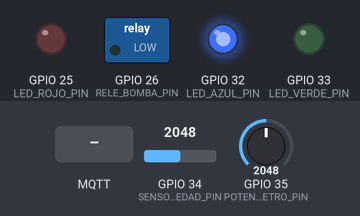
Recording of a sketch running on a simulated ESP32. Shown: switched loads named in the sketch (green lamp = pin HIGH), output pins drawn as LEDs (lit = HIGH). The test bench sets the inputs (shaded band); at power-on: GPIO 34 (SENSOR_HUMEDAD_PIN) = 2048, GPIO 35 (POTENCIOMETRO_PIN) = 2048. WiFi joins after 1.5 s; servers stay silent unless stated; random numbers use the default seed unless the sketch sets one; no MQTT or app messages arrive unless stated; what the sketch prints to the serial monitor is not drawn.

Above: at 2.7 s.
2.8 s: GPIO 34 (SENSOR_HUMEDAD_PIN) set to 2127
At 5.5 s:
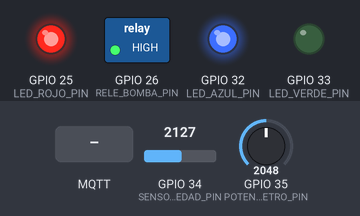
6.5 s: GPIO 35 (POTENCIOMETRO_PIN) set to 1988
At 10.5 s:
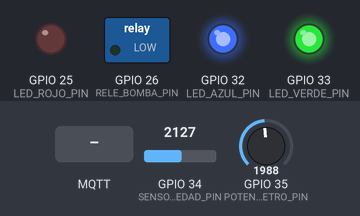
11.5 s: MQTT message "ON" arrives on the first subscribed topic
At 12.7 s:
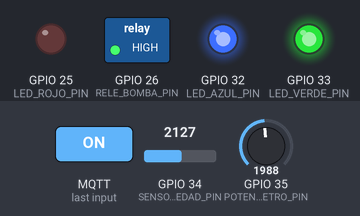
13.0 s: MQTT message "OFF" arrives on the first subscribed topic
At 13.9 s:
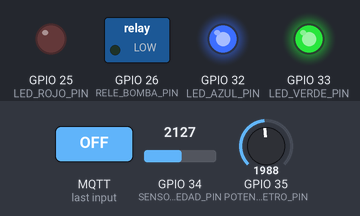
Timing chart, 0 to 15.5 s (numbered marks = the images above; inputs shaded):
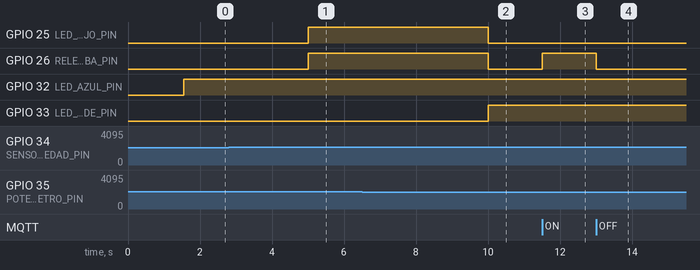

The sketch:

Checkpoint3.ino
```cpp
#include <WiFi.h>
#include <PubSubClient.h>
#include <ArduinoJson.h>

#define SENSOR_HUMEDAD_PIN 34
#define POTENCIOMETRO_PIN 35
#define RELE_BOMBA_PIN 26
#define LED_ROJO_PIN 25
#define LED_VERDE_PIN 33
#define LED_AZUL_PIN 32

const char* ssid = "Iphone de Lenin";
const char* password = "arrozconpollo123";
const char* mqtt_server = "172.20.10.15";

WiFiClient espClient;
PubSubClient client(espClient);

long lastMsg = 0;
bool modo_manual = false;

void callback(char* topic, byte* payload, unsigned int length) {
  String mensaje;
  for (int i = 0; i < length; i++) {
    mensaje += (char)payload[i];
  }

  if (String(topic) == "RIEGO/CONTROL") {
    if (mensaje == "ON") {
      modo_manual = true;
      digitalWrite(RELE_BOMBA_PIN, HIGH);
    } else if (mensaje == "OFF") {
      modo_manual = true;
      digitalWrite(RELE_BOMBA_PIN, LOW);
    } else if (mensaje == "AUTO") {
      modo_manual = false;
    }
  }
}

void reconnect() {
  while (!client.connected()) {
    Serial.print("Intentando conexión MQTT...");
    String clientId = "ESP32Client-";
    clientId += String(random(0xffff), HEX);
    if (client.connect(clientId.c_str())) {
      Serial.println("conectado");
      client.subscribe("RIEGO/CONTROL");
      digitalWrite(LED_AZUL_PIN, HIGH);
    } else {
      Serial.print("falló, rc=");
      Serial.print(client.state());
      Serial.println(" intentando de nuevo en 5 segundos");
      digitalWrite(LED_AZUL_PIN, LOW);
      delay(5000);
    }
  }
}

void setup() {
  Serial.begin(115200);

  pinMode(RELE_BOMBA_PIN, OUTPUT);
  pinMode(LED_ROJO_PIN, OUTPUT);
  pinMode(LED_VERDE_PIN, OUTPUT);
  pinMode(LED_AZUL_PIN, OUTPUT);

  digitalWrite(RELE_BOMBA_PIN, LOW);
  digitalWrite(LED_AZUL_PIN, LOW);
  digitalWrite(LED_ROJO_PIN, LOW);
  digitalWrite(LED_VERDE_PIN, LOW);

  WiFi.begin(ssid, password);
  while (WiFi.status() != WL_CONNECTED) {
    delay(500);
    Serial.print(".");
  }
  Serial.println("");
  Serial.println("WiFi conectado");
  Serial.println("Dirección IP: ");
  Serial.println(WiFi.localIP());

  client.setServer(mqtt_server, 1883);
  client.setCallback(callback);
}

void loop() {
  if (!client.connected()) {
    digitalWrite(LED_AZUL_PIN, LOW);
    reconnect();
  }
  client.loop();

  long now = millis();
  if (now - lastMsg > 5000) {
    lastMsg = now;

    int valorHumedad = analogRead(SENSOR_HUMEDAD_PIN);
    int valorUmbral = analogRead(POTENCIOMETRO_PIN);

    int humedadMapeada = map(valorHumedad, 0, 4095, 100, 0);
    int umbralMapeado = map(valorUmbral, 0, 4095, 0, 100);

    if (!modo_manual) {
      if (humedadMapeada < umbralMapeado) {
        digitalWrite(RELE_BOMBA_PIN, HIGH);
        digitalWrite(LED_ROJO_PIN, HIGH);
        digitalWrite(LED_VERDE_PIN, LOW);
      } else {
        digitalWrite(RELE_BOMBA_PIN, LOW);
        digitalWrite(LED_ROJO_PIN, LOW);
        digitalWrite(LED_VERDE_PIN, HIGH);
      }
    }

    String estadoBomba = (digitalRead(RELE_BOMBA_PIN) == HIGH) ? "ON" : "OFF";

    StaticJsonDocument<128> doc;
    doc["HUMEDAD"] = humedadMapeada;
    doc["UMBRAL"] = umbralMapeado;
    doc["ESTADO_BOMBA"] = estadoBomba;

    char buffer[128];
    serializeJson(doc, buffer);
    client.publish("RIEGO/DATOS", buffer);
  }
}
```

Measured:
- the behaviour switches between 2088 and 2089 on GPIO 34 (SENSOR_HUMEDAD_PIN) (found by bisection; images 0 and 1)
- the behaviour switches between 2048 and 2047 on GPIO 35 (POTENCIOMETRO_PIN) (found by bisection; images 1 and 2)
- after the input at 2.8 s, GPIO 25 (LED_ROJO_PIN), GPIO 26 (RELE_BOMBA_PIN): LOW → HIGH after 2.2 s
- after the input at 6.5 s, GPIO 25 (LED_ROJO_PIN), GPIO 26 (RELE_BOMBA_PIN): HIGH → LOW after 3.5 s; GPIO 33 (LED_VERDE_PIN): LOW → HIGH after 3.5 s
- after the input at 11.5 s, GPIO 26 (RELE_BOMBA_PIN): LOW → HIGH at once
- after the input at 13.0 s, GPIO 26 (RELE_BOMBA_PIN): HIGH → LOW at once
